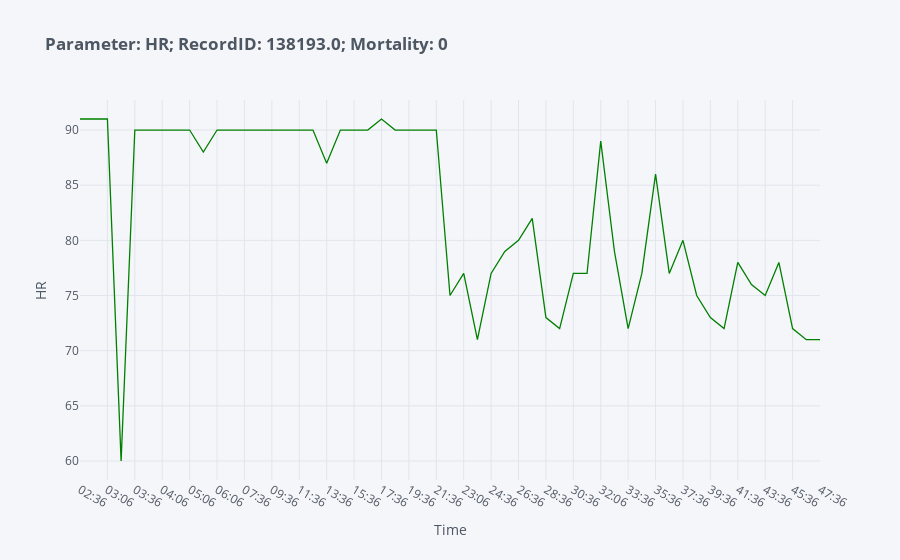
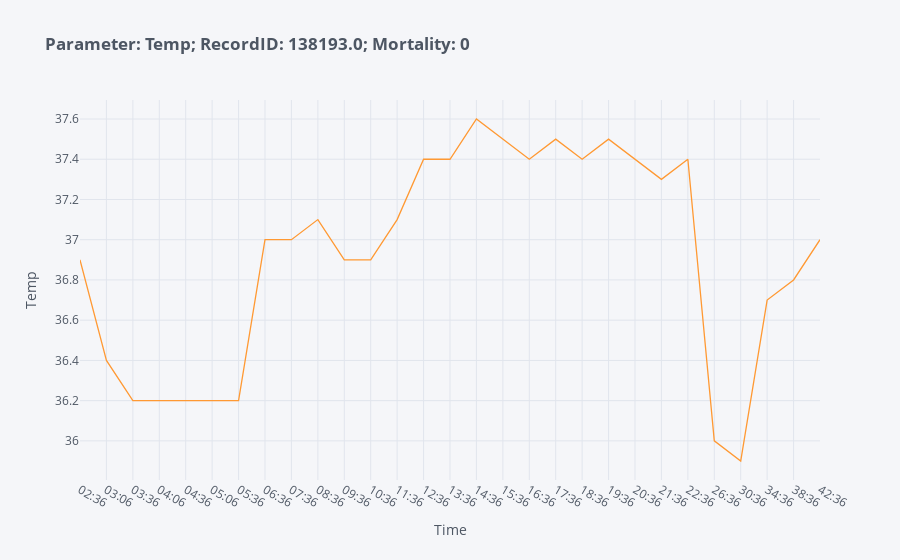

Notebook cell for these charts, in order:
### Code cell
plot_parameters(temp, pid, target)

### Figure 1 — Plotly figure (JSON) as saved in the notebook; plotly's stock layout.template omitted (floating-point values rounded to 4 significant figures)
{"data": [{"line": {"color": "rgba(0, 128, 0, 1.0)", "dash": "solid", "shape": "linear", "width": 1.3}, "mode": "lines", "name": "Value", "text": "", "type": "scatter", "x": ["02:36", "02:51", "03:06", "03:21", "03:36", "03:51", "04:06", "04:36", "05:06", "05:36", "06:06", "06:36", "07:36", "08:36", "09:36", "10:36", "11:36", "12:36", "13:36", "14:36", "15:36", "16:36", "17:36", "18:36", "19:36", "20:36", "21:36", "22:36", "23:06", "23:36", "24:36", "25:36", "26:36", "27:36", "28:36", "29:36", "30:36", "31:36", "32:06", "32:36", "33:36", "34:36", "35:36", "36:36", "37:36", "38:36", "39:36", "40:36", "41:36", "42:36", "43:36", "44:36", "45:36", "46:36", "47:36"], "y": [91.0, 91.0, 91.0, 60.0, 90.0, 90.0, 90.0, 90.0, 90.0, 88.0, 90.0, 90.0, 90.0, 90.0, 90.0, 90.0, 90.0, 90.0, 87.0, 90.0, 90.0, 90.0, 91.0, 90.0, 90.0, 90.0, 90.0, 75.0, 77.0, 71.0, 77.0, 79.0, 80.0, 82.0, 73.0, 72.0, 77.0, 77.0, 89.0, 79.0, 72.0, 77.0, 86.0, 77.0, 80.0, 75.0, 73.0, 72.0, 78.0, 76.0, 75.0, 78.0, 72.0, 71.0, 71.0]}], "layout": {"legend": {"bgcolor": "#F5F6F9", "font": {"color": "#4D5663"}}, "paper_bgcolor": "#F5F6F9", "plot_bgcolor": "#F5F6F9", "title": {"font": {"color": "#4D5663"}, "text": "<b>Parameter: HR; RecordID: 138193.0; Mortality: 0</b>"}, "xaxis": {"gridcolor": "#E1E5ED", "showgrid": true, "tickfont": {"color": "#4D5663"}, "title": {"font": {"color": "#4D5663"}, "text": "Time"}, "zerolinecolor": "#E1E5ED"}, "yaxis": {"gridcolor": "#E1E5ED", "showgrid": true, "tickfont": {"color": "#4D5663"}, "title": {"font": {"color": "#4D5663"}, "text": "HR"}, "zerolinecolor": "#E1E5ED"}}}

### Figure 2 — Plotly figure (JSON) as saved in the notebook; plotly's stock layout.template omitted (floating-point values rounded to 4 significant figures)
{"data": [{"line": {"color": "rgba(255, 153, 51, 1.0)", "dash": "solid", "shape": "linear", "width": 1.3}, "mode": "lines", "name": "Value", "text": "", "type": "scatter", "x": ["02:36", "03:06", "03:36", "04:06", "04:36", "05:06", "05:36", "06:36", "07:36", "08:36", "09:36", "10:36", "11:36", "12:36", "13:36", "14:36", "15:36", "16:36", "17:36", "18:36", "19:36", "20:36", "21:36", "22:36", "26:36", "30:36", "34:36", "38:36", "42:36"], "y": [36.9, 36.4, 36.2, 36.2, 36.2, 36.2, 36.2, 37.0, 37.0, 37.1, 36.9, 36.9, 37.1, 37.4, 37.4, 37.6, 37.5, 37.4, 37.5, 37.4, 37.5, 37.4, 37.3, 37.4, 36.0, 35.9, 36.7, 36.8, 37.0]}], "layout": {"legend": {"bgcolor": "#F5F6F9", "font": {"color": "#4D5663"}}, "paper_bgcolor": "#F5F6F9", "plot_bgcolor": "#F5F6F9", "title": {"font": {"color": "#4D5663"}, "text": "<b>Parameter: Temp; RecordID: 138193.0; Mortality: 0</b>"}, "xaxis": {"gridcolor": "#E1E5ED", "showgrid": true, "tickfont": {"color": "#4D5663"}, "title": {"font": {"color": "#4D5663"}, "text": "Time"}, "zerolinecolor": "#E1E5ED"}, "yaxis": {"gridcolor": "#E1E5ED", "showgrid": true, "tickfont": {"color": "#4D5663"}, "title": {"font": {"color": "#4D5663"}, "text": "Temp"}, "zerolinecolor": "#E1E5ED"}}}
